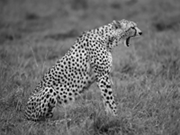
%> input picture LGD_source_code/3.bmp, 180 x 135 px
$ octave Demo_LGD_3.m   (GNU Octave 9; MATLAB toolbox functions it lacks are replaced by stand-ins)
%> lines starting %> are read from the running program, lines starting %| are printed output that depends on the picture
### LGD_source_code/evolution_LGD.m
% This is the evolution step for segmentation using local gaussian distribution (LGD)
% fitting energy
%
% Reference: <Li Wang, Lei He, Arabinda Mishra, Chunming Li.
% Active Contours Driven by Local Gaussian Distribution Fitting Energy.
% Signal Processing, 89(12), 2009,p. 2435-2447>
%
% Please DO NOT distribute this code to anybody.
% Copyright (c) by Li Wang
%
% Author:       Li Wang
% E-mail:       li_wang@med.unc.edu
% URL:          http://www.unc.edu/~liwa/
%
% 2010-01-02 PM

function [u ]= evolution_LGD(Img,u,epsilon,Ksigma,KONE,KI,KI2,mu,nu,lambda1,lambda2,timestep,alf)

u=NeumannBound(u);
K=curvature_central(u);
H=Heaviside(u,epsilon);
Delta = Dirac(u,epsilon);

KIH = imfilter((H.*Img),Ksigma,'replicate');
KH = imfilter(H,Ksigma,'replicate');
u1= KIH./(KH);
u2 = (KI - KIH)./(KONE - KH);

KI2H = imfilter(Img.^2.*H,Ksigma,'replicate');

sigma1 = (u1.^2.*KH - 2.*u1.*KIH + KI2H)./(KH);
sigma2 = (u2.^2.*KONE - u2.^2.*KH - 2.*u2.*KI + 2.*u2.*KIH + KI2 - KI2H)./(KONE-KH);

sigma1 = sigma1 + eps;
sigma2 = sigma2 + eps;


localForce = (lambda1 - lambda2).*KONE.*log(sqrt(2*pi)) ...
    + imfilter(lambda1.*log(sqrt(sigma1)) - lambda2.*log(sqrt(sigma2)) ...
    +lambda1.*u1.^2./(2.*sigma1) - lambda2.*u2.^2./(2.*sigma2) ,Ksigma,'replicate')...
    + Img.*imfilter(lambda2.*u2./sigma2 - lambda1.*u1./sigma1,Ksigma,'replicate')...
    + Img.^2.*imfilter(lambda1.*1./(2.*sigma1) - lambda2.*1./(2.*sigma2) ,Ksigma,'replicate');

A = -alf.*Delta.*localForce;%data force
P=mu*(4*del2(u) - K);% level set regularization term, please refer to "Chunming Li and et al. Level Set Evolution Without Re-initialization: A New Variational Formulation, CVPR 2005"
L=nu.*Delta.*K;%length term
u = u+timestep*(L+P+A);

return;


function g = NeumannBound(f)
[nrow,ncol] = size(f);
g = f;
g([1 nrow],[1 ncol]) = g([3 nrow-2],[3 ncol-2]);
g([1 nrow],2:end-1) = g([3 nrow-2],2:end-1);
g(2:end-1,[1 ncol]) = g(2:end-1,[3 ncol-2]);


function K = curvature_central(u);
[bdx,bdy]=gradient(u);
mag_bg=sqrt(bdx.^2+bdy.^2)+1e-10;
nx=bdx./mag_bg;
ny=bdy./mag_bg;
[nxx,nxy]=gradient(nx);
[nyx,nyy]=gradient(ny);
K=nxx+nyy;


function h = Heaviside(x,epsilon)
h=0.5*(1+(2/pi)*atan(x./epsilon));

function f = Dirac(x, epsilon)
f=(epsilon/pi)./(epsilon^2.+x.^2);

### LGD_source_code/Demo_LGD_3.m
% This is a demo for segmentation using local gaussian distribution (LGD)
% fitting energy
%
% Reference: <Li Wang, Lei He, Arabinda Mishra, Chunming Li.
% Active Contours Driven by Local Gaussian Distribution Fitting Energy.
% Signal Processing, 89(12), 2009,p. 2435-2447>
%
% Please DO NOT distribute this code to anybody.
% Copyright (c) by Li Wang
%
% Author:       Li Wang
% E-mail:       li_wang@med.unc.edu
% URL:          http://www.unc.edu/~liwa/
%
% 2010-01-02 PM

clc;clear all;close all;

Img=imread('3.bmp');
%> Img is the input picture: size 135x180 uint8; min 0, max 255, mean 107.9
Img = double(Img(:,:,1));
%> Img: size 135x180 double

NumIter = 1000; %iterations
timestep=0.1; %time step
mu=0.1/timestep;% level set regularization term, please refer to "Chunming Li and et al. Level Set Evolution Without Re-initialization: A New Variational Formulation, CVPR 2005"
sigma = 3;%size of kernel
epsilon = 1;
c0 = 2; % the constant value
lambda1=1.03;%outer weight, please refer to "Chunming Li and et al,  Minimization of Region-Scalable Fitting Energy for Image Segmentation, IEEE Trans. Image Processing, vol. 17 (10), pp. 1940-1949, 2008"
lambda2=1.0;%inner weight
%if lambda1>lambda2; tend to inflate
%if lambda1<lambda2; tend to deflate
nu = 0.0005*255*255;%length term
alf = 20;%data term weight


figure,imagesc(uint8(Img),[0 255]),colormap(gray),axis off;axis equal
[Height Wide] = size(Img);
%> Height = 135; Wide = 180
[xx yy] = meshgrid(1:Wide,1:Height);
phi = (sqrt(((xx - 64).^2 + (yy - 76).^2 )) - 15);
phi = sign(phi).*c0;


Ksigma=fspecial('gaussian',round(2*sigma)*2 + 1,sigma); %  kernel
ONE=ones(size(Img));
KONE = imfilter(ONE,Ksigma,'replicate');
KI = imfilter(Img,Ksigma,'replicate');
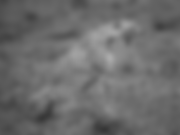
%> KI: size 135x180 double; min 54.35, max 171.6, mean 107.9
KI2 = imfilter(Img.^2,Ksigma,'replicate');
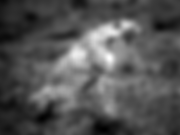
%> KI2: size 135x180 double; min 3502.5, max 31022.8, mean 12571.4; drawn with min black and max white

figure,imagesc(uint8(Img),[0 255]),colormap(gray),axis off;axis equal,
hold on,[c,h] = contour(phi,[0 0],'r','linewidth',1); hold off
%> after `[c,h] = contour(phi,[0 0],'r','linewidth',1)`: h = -79.88
pause(0.5)

tic
%> (the run ends here)
